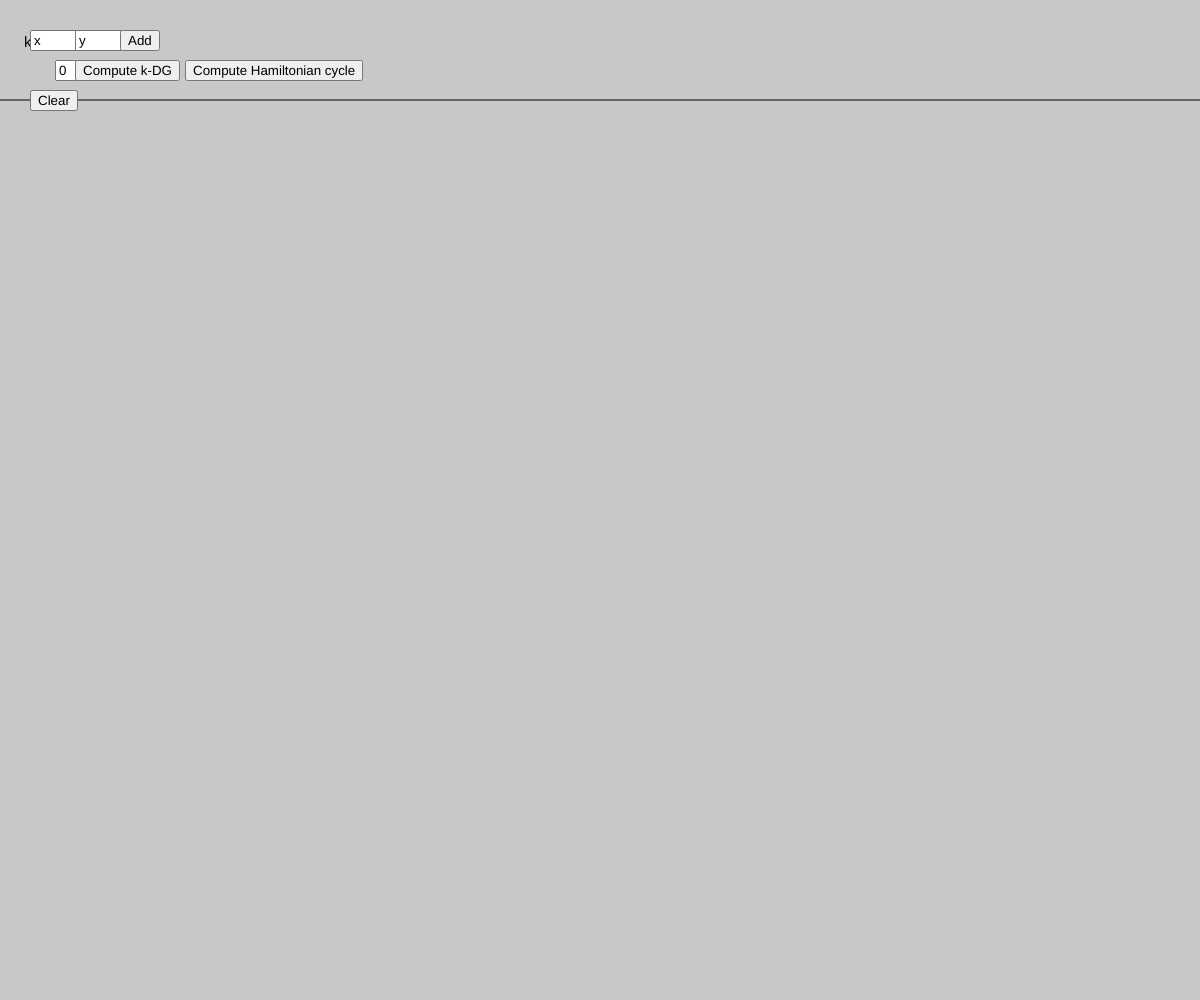
Frame 1 (no input)
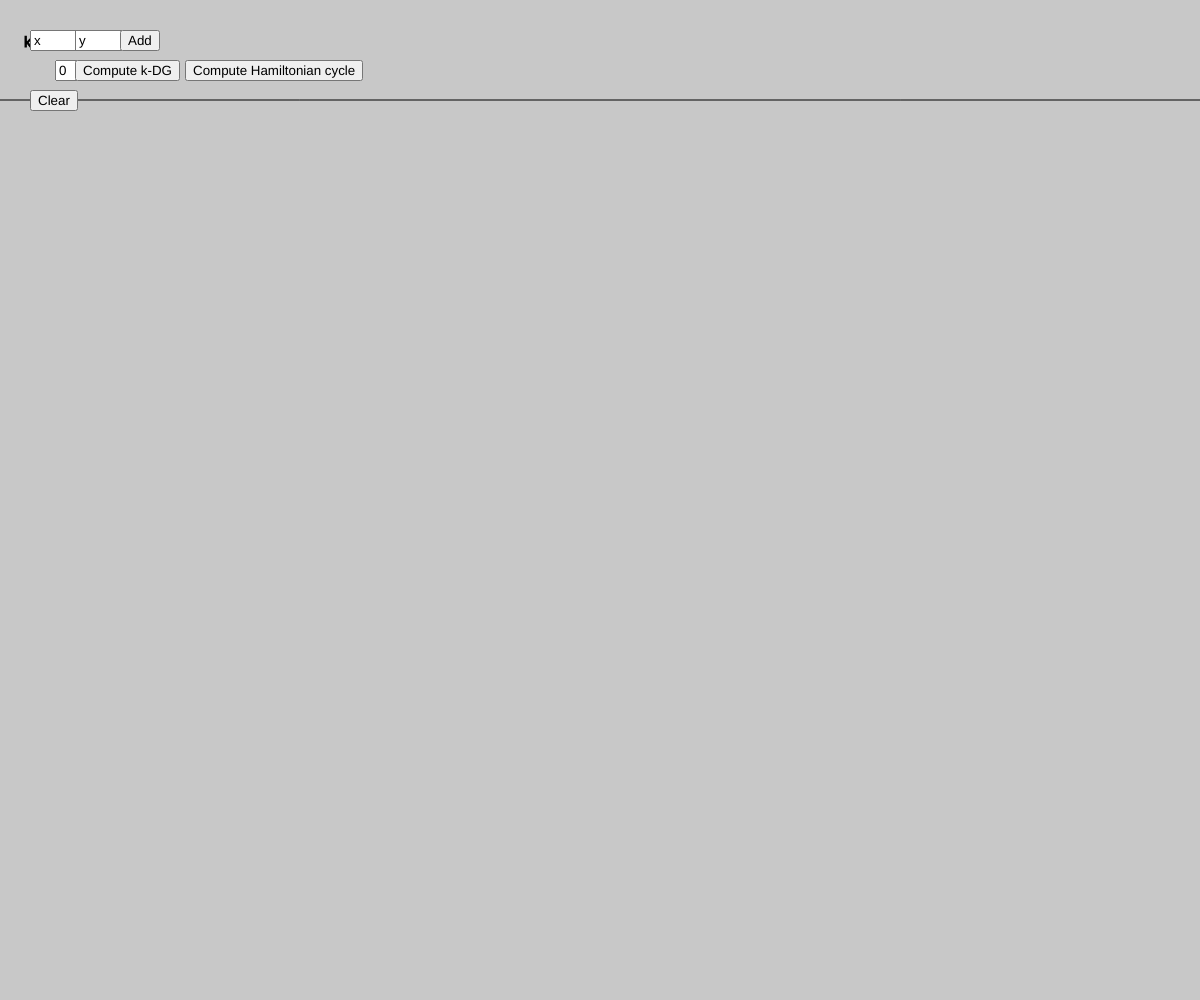
Frame 60 (no input)
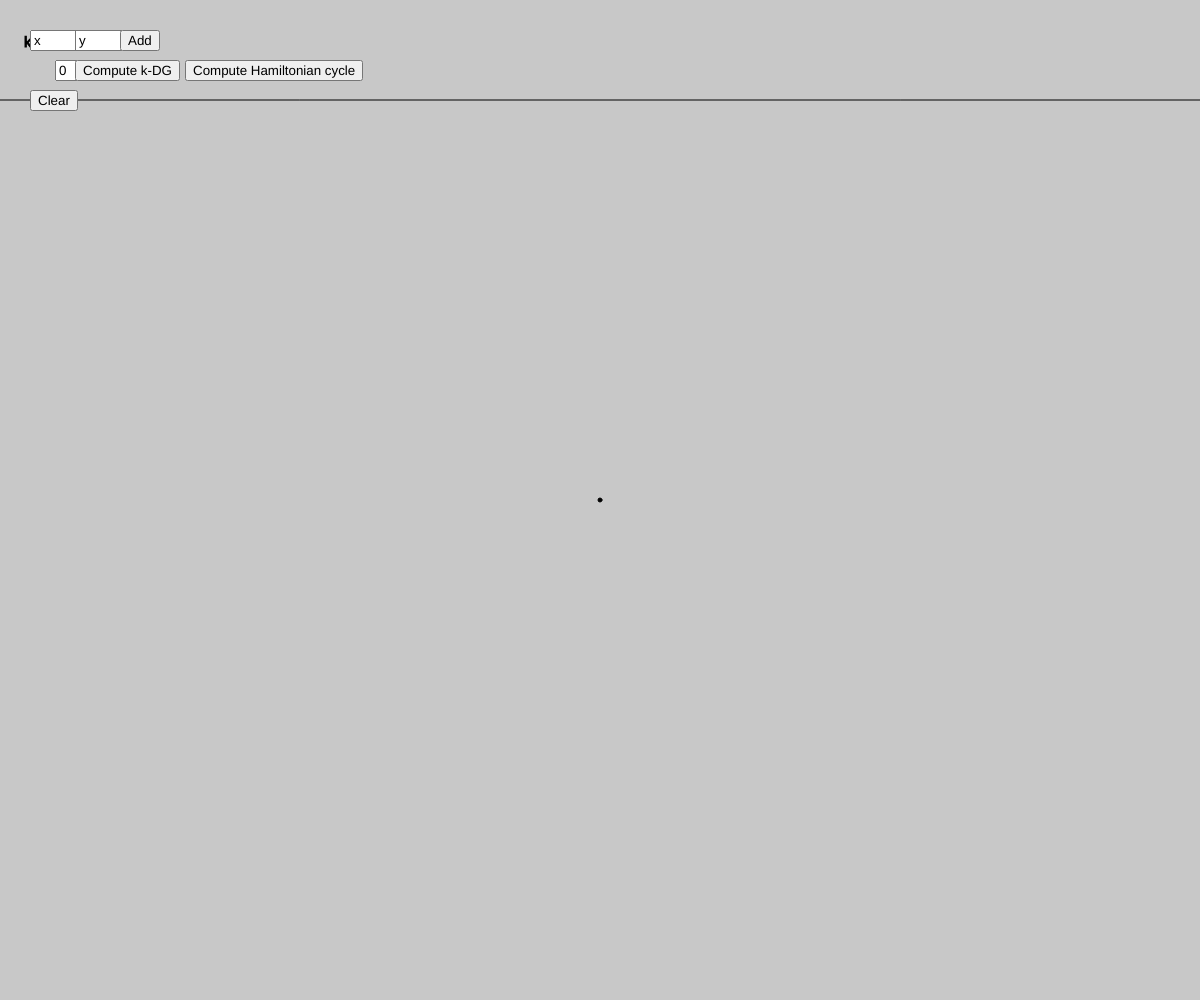
Frame 120 (the mouse pressed at the canvas centre since frame 60)

The p5.js sketch that drew these frames (run headless with seeded random() and noise() and a simulated clock; from frame 60 on, the mouse is pressed at the canvas centre):

// p5.js sketch
// ── sketch.js
/* eslint-disable no-undef, no-unused-vars */

/* TO DO :
		- debug path
 */

class Point {
		constructor(x, y, id) {
				this.x = x;
				this.y = y;
				this.id = id;
		}

		isInside(a, b, c){
				let det = this.detCircle(a, b, c);
				let isCCW = this.ccw(a, b, c);
				return (( isCCW && det >= 0) || (!isCCW && det <= 0));
		}

		detCircle(a, b, c){
				// Source : https://stackoverflow.com/questions/39984709/how-can-i-check-wether-a-point-is-inside-the-circumcircle-of-3-points
				let ax = a.x-this.x;
				let ay = a.y-this.y;
				let bx = b.x-this.x;
				let by = b.y-this.y;
				let cx = c.x-this.x;
				let cy = c.y-this.y;
				return((ax*ax + ay*ay) * (bx*cy-cx*by) - (bx*bx + by*by) * (ax*cy-cx*ay) + (cx*cx + cy*cy) * (ax*by-bx*ay));
		}

		ccw(a, b, c) {
				return (b.x - a.x)*(c.y - a.y)-(c.x - a.x)*(b.y - a.y) > 0;
		}
}

class Edge{
		constructor(end1, end2) {
				this.end1 = end1;
				this.end2 = end2;
		}
}

let id = 0;
let points = [];
let graph = [];
let hamCycle = [];
let lenGraph = 0;

function setup() {
		createCanvas(windowWidth, windowHeight);
		// Put setup code here
		fill("black");
		textSize(15);
		clearButton = createButton("Clear");
		clearButton.position(30, 90);
		clearButton.mousePressed(resetPoints);

		inputX = createInput('x');
		inputX.position(30, 30);
		inputX.size(40);
		inputY = createInput('y');
		inputY.position(inputX.x + inputX.width+5, 30);
		inputY.size(40);
		addButton = createButton("Add");
		addButton.position(inputY.x + inputY.width + 5, 30);
		addButton.mousePressed(function(){addPoint(inputX.value(), inputY.value());});

		inputK = createInput('0');
		inputK.position(55, 60);
		inputK.size(15);
		computeKDButton = createButton('Compute k-DG');
		computeKDButton.position(inputK.x + inputK.width + 5, 60);
		computeKDButton.mousePressed(function(){computeKDG(inputK.value());});
		computeHamButton = createButton('Compute Hamiltonian cycle');
		computeHamButton.position(computeKDButton.x + computeKDButton.width + 5 , 60);
		computeHamButton.mousePressed(computeHamC);
}

function resetPoints() {
		points = [];
		graph = [];
		hamCycle = [];
		id = 0;
		lenGraph = 0;
}

function addPoint(x,y){
		x = parseInt(x);
		y = parseInt(y);
		if (!isNaN(x) && !isNaN(y) && x < windowWidth && y > 100 && y < windowHeight){
				points.push(new Point(x, y));
		}
}

function computeKDG(k){
		graph = [];
		hamCycle = [];
		if(points.length < 3) return;
		let count = 0;
		k = parseInt(k);
		if (isNaN(k)){
				k = 0;
		}
		for (let a = 0; a < points.length; a++) {
				for (let b = a + 1; b < points.length; b++) {
						for (let c = b + 1; c < points.length; c++) {
								for (let d = 0; d < points.length; d++) {
										if (points[d].isInside(points[a],points[b],points[c])){
												count ++;
										}
								}
								if (count <= k+3){
										graph.push(new Edge(points[a],points[b]));
										graph.push(new Edge(points[b],points[c]));
										graph.push(new Edge(points[c],points[a]));
								}
								count = 0;
						}
				}
		}
		let pointIn = [];
		for (let e in graph){
				if (!pointIn.includes(graph[e].end1)){
						pointIn.push(graph[e].end1);
				}if (!pointIn.includes(graph[e].end2)){
						pointIn.push(graph[e].end2);
				}
		}
		lenGraph = pointIn.length;
}

function computeHamC(){
		let adjacencyMatrix = computeMatrix();
		let currPath = [points[0]];
		// Source : https://www.geeksforgeeks.org/hamiltonian-cycle-backtracking-6/
		hamCycle = hamCycleUtil(currPath, adjacencyMatrix);
}

function isSafe(v, path, adjacencyMatrix) {
		if (adjacencyMatrix[path[path.length-1].id][v.id] === 0){return false;}
		return !path.includes(v);
}

function hamCycleUtil(path, adjacencyMatrix){
		if (path.length === lenGraph){
				if (adjacencyMatrix[path[path.length - 1].id ][ path[0].id ] === 1){
						return path;
				}
				else{return false;}
		}

		for (let v in points){
				if (isSafe(points[v], path, adjacencyMatrix) === true) {
						path.push(points[v]);

						if (hamCycleUtil(path, adjacencyMatrix) !== false) {
								return path;
						}
						path.pop();
				}
		}
		return false;
}

function computeMatrix(){
		let matrix = [];
		for (let i = 0; i < points.length; i++){
				matrix.push(new Array(points.length).fill(0));
		}
		for (let e in graph){
				matrix[graph[e].end1.id][graph[e].end2.id] = 1;
				matrix[graph[e].end2.id][graph[e].end1.id] = 1;
		}
		return matrix;
}

function draw() {
		// Put drawings here
		background(200);
		text('k = ', 24,47);
		line(0, 100, windowWidth, 100);
		// Draw Points
		for (let i in points) {
				ellipse(points[i].x, points[i].y, 4, 4);
		}
		// Draw Graph
		for (let i in graph){
				line(graph[i].end1.x, graph[i].end1.y, graph[i].end2.x, graph[i].end2.y);
		}
		// Draw Cycle
		let l = hamCycle.length;
		stroke("red");
		for (let i = 0; i < l; i++){
				line(hamCycle[i].x, hamCycle[i].y, hamCycle[(i+1)%l].x, hamCycle[(i+1)%l].y);
		}
		stroke("black");
}

function mousePressed() {
		if (mouseY > 100) {
				// Inside of drawing area
				points.push(new Point(mouseX, mouseY, id));
				id++;
		}
}

// This Redraws the Canvas when resized
windowResized = function () {
		resizeCanvas(windowWidth, windowHeight);
};
